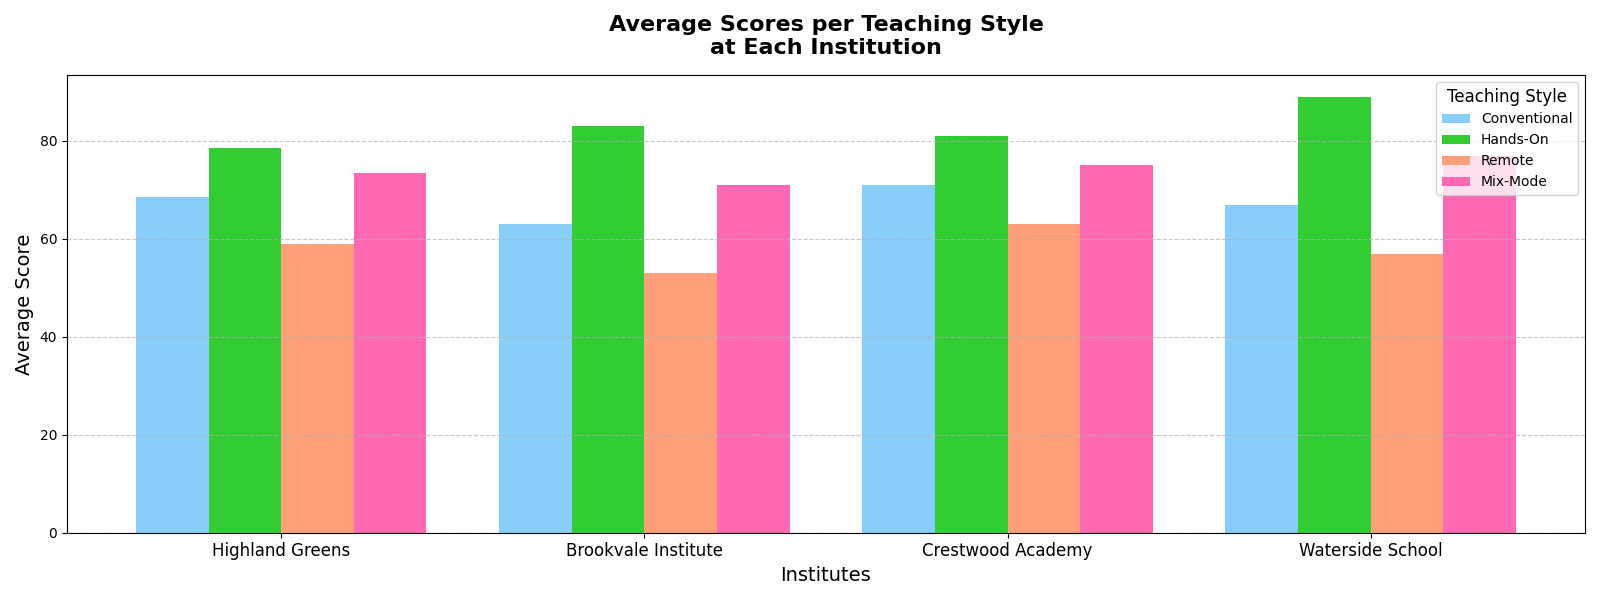

Source code (Python):
import matplotlib.pyplot as plt
import numpy as np

# Define school names
schools = ["Highland Greens", "Brookvale Institute", "Crestwood Academy", "Waterside School"]

# Define exam score data
highland_scores = [
    [65, 67, 70, 72],  # Conventional
    [75, 77, 80, 82],  # Hands-On
    [55, 58, 60, 63],  # Remote
    [70, 72, 75, 77]   # Mix-Mode
]

brookvale_scores = [
    [60, 62, 64, 66],  # Conventional
    [80, 82, 84, 86],  # Hands-On
    [50, 52, 54, 56],  # Remote
    [68, 70, 72, 74]   # Mix-Mode
]

crestwood_scores = [
    [68, 70, 72, 74],  # Conventional
    [78, 80, 82, 84],  # Hands-On
    [60, 62, 64, 66],  # Remote
    [72, 74, 76, 78]   # Mix-Mode
]

waterside_scores = [
    [64, 66, 68, 70],  # Conventional
    [86, 88, 90, 92],  # Hands-On
    [54, 56, 58, 60],  # Remote
    [74, 76, 78, 80]   # Mix-Mode
]

# Comparison of mean scores by school for each method
fig, ax2 = plt.subplots(figsize=(16, 6))

mean_scores = [
    [np.mean(highland_scores[0]), np.mean(brookvale_scores[0]), np.mean(crestwood_scores[0]), np.mean(waterside_scores[0])],
    [np.mean(highland_scores[1]), np.mean(brookvale_scores[1]), np.mean(crestwood_scores[1]), np.mean(waterside_scores[1])],
    [np.mean(highland_scores[2]), np.mean(brookvale_scores[2]), np.mean(crestwood_scores[2]), np.mean(waterside_scores[2])],
    [np.mean(highland_scores[3]), np.mean(brookvale_scores[3]), np.mean(crestwood_scores[3]), np.mean(waterside_scores[3])]
]

x = np.arange(len(schools))
width = 0.2

ax2.bar(x - 1.5*width, mean_scores[0], width, label='Conventional', color='#87CEFA')
ax2.bar(x - 0.5*width, mean_scores[1], width, label='Hands-On', color='#32CD32')
ax2.bar(x + 0.5*width, mean_scores[2], width, label='Remote', color='#FFA07A')
ax2.bar(x + 1.5*width, mean_scores[3], width, label='Mix-Mode', color='#FF69B4')

ax2.set_title("Average Scores per Teaching Style\nat Each Institution", fontsize=16, fontweight='bold', pad=15)
ax2.set_xlabel('Institutes', fontsize=14)
ax2.set_ylabel('Average Score', fontsize=14)
ax2.set_xticks(x)
ax2.set_xticklabels(schools, fontsize=12)
ax2.legend(title='Teaching Style', fontsize=10, title_fontsize=12)
ax2.yaxis.grid(True, linestyle='--', alpha=0.7)

plt.tight_layout()
plt.show()
